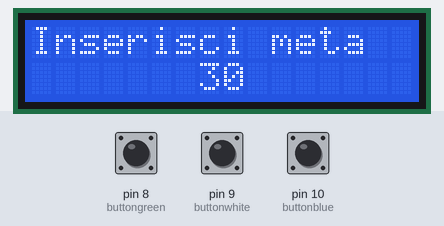
Simulated run of this sketch. Board: Arduino Leonardo, built with avr-gcc and run on an emulated ATmega32U4. Shown: 16×2 character LCD. The inputs (shaded band) are chosen by the test bench; at power-on: pin 9 (buttonwhite) HIGH, pin 8 (buttongreen) HIGH, pin 10 (buttonblue) HIGH.

Above: at 1.2 s.
1.3 s: pin 9 (buttonwhite) pulled LOW for 0.15 s
At 2.9 s:
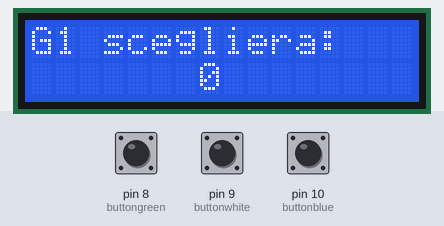
3.8 s: pin 8 (buttongreen) pulled LOW for 1 s
At 5.0 s:
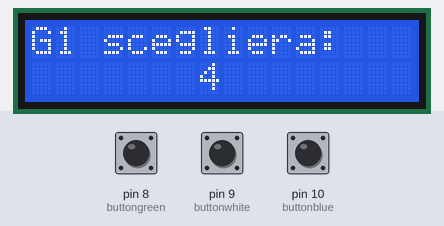
6.3 s: pin 8 (buttongreen) pulled LOW for 0.15 s
At 6.9 s:
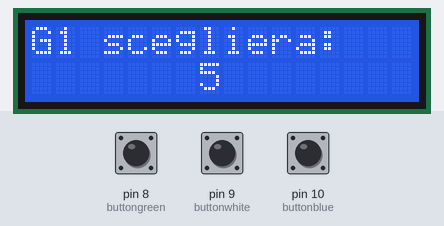
7.9 s: pin 9 (buttonwhite) pulled LOW for 1 s
At 9.8 s:
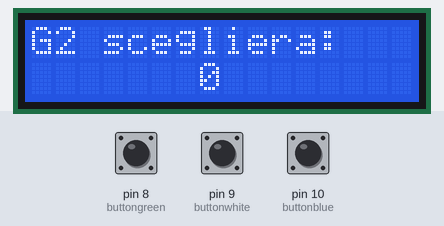
Timing chart, 0 to 11.3 s (numbered marks = the images above; inputs shaded):
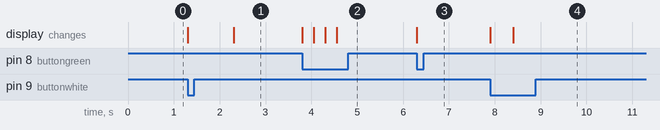

The sketch:

sketch_mar22a.ino
```cpp
//SCREMIN LEONARDO 4^BI

#include <LiquidCrystal.h>
int meta = 30;
bool start;
int sommanumeri = 0;
int punteggioG1 = 0;
int punteggioG2 = 0;
bool terminato = false;
int buttonblue = 10; //bottone per diminuire il numero da scegliere
int buttonwhite = 9; // bottone per confermare il numero scelto
int buttongreen = 8; // bottone per aumentare il numero da scegliere
bool soddisfaCondizioni = false;
const int rs = 12, en = 11, d4 = 5, d5 = 4, d6 = 3, d7 = 2;
LiquidCrystal lcd(rs, en, d4, d5, d6, d7);

void setup() {
  // put your setup code here, to run once:
  Serial.begin(9600);
  start = false;
  terminato = false;
  pinMode(buttonblue, INPUT_PULLUP);
  pinMode(buttonwhite, INPUT_PULLUP);
  pinMode(buttongreen, INPUT_PULLUP);
  lcd.begin(16, 2);

}


void loop() {
  // put your main code here, to run repeatedly:


 while(!start)
  {
    Meta();
  }
  while(true)
  {
    turnoG1();
    GeneralCheck("G1");
    turnoG2();
    GeneralCheck("G2");
  }

}


void Meta()
{
  lcd.setCursor(0,0);
  lcd.print("Inserisci meta");
  lcd.setCursor(7,1);
  lcd.print(String(meta));

  while (digitalRead(buttonwhite) == HIGH) {
    if (digitalRead(buttongreen) == LOW) {
      if(meta < 90){
        meta++;
          lcd.setCursor(7,1);
        lcd.print(meta);
      }
      else {
        lcd.setCursor(0,0);
        lcd.print("                ");
        lcd.setCursor(0,0);
        lcd.print("Non barare!");
      }
      delay(100);
    }
    if (digitalRead(buttonblue) == LOW) {
      if (meta > 30){
        meta--;
          lcd.setCursor(7,1);
        lcd.print(meta);
      }
      else {
        lcd.setCursor(0,0);
        lcd.print("                ");
        lcd.setCursor(0,0);
        lcd.print("Non barare!");
      }
      delay(100);
    }
   }
  start = true;
  lcd.clear(); lcd.setCursor(0,0);
  lcd.print("Meta:" + String(meta));
  delay(1000);
}


void turnoG1(){
  lcd.clear();
  lcd.setCursor(0,0);
  lcd.print("G1 scegliera:");
  lcd.setCursor(7,1); lcd.print(String(punteggioG1));
while(!soddisfaCondizioni){
  while(digitalRead(buttonwhite) == HIGH){
    if(digitalRead(buttongreen) == LOW && punteggioG1<6){
      punteggioG1++;
      lcd.setCursor(7,1); lcd.print(String(punteggioG1));
      delay(250);
    }
    if(digitalRead(buttonblue) == LOW && punteggioG1>0){
      punteggioG1--;
      lcd.setCursor(7,1); lcd.print(String(punteggioG1));
      delay(250);
    }
   }
   Checknumbers1();
 }

sommanumeri += punteggioG1; // sommanumeri = sommanumeri + punteggioG1
lcd.setCursor(14,1); lcd.print(String(sommanumeri));
delay(500);
soddisfaCondizioni = false;
}


void turnoG2(){
  lcd.clear();
  lcd.setCursor(0,0);
  lcd.print("G2 scegliera:");
  lcd.setCursor(7,1); lcd.print(String(punteggioG2));
while(!soddisfaCondizioni){
  while(digitalRead(buttonwhite) == HIGH){
    if(digitalRead(buttongreen) == LOW && punteggioG2<6){
      punteggioG2++;
      lcd.setCursor(7,1); lcd.print(String(punteggioG2));
      delay(250);
    }
    if(digitalRead(buttonblue) == LOW && punteggioG2>0){
      punteggioG2--;
      lcd.setCursor(7,1); lcd.print(String(punteggioG2));
      delay(250);
    }
   }
   Checknumbers2();
 }

sommanumeri += punteggioG2; // sommanumeri = sommanumeri + punteggioG1
lcd.setCursor(14,1); lcd.print(String(sommanumeri));
delay(500);
soddisfaCondizioni = false;
}


void Checknumbers1() //controlla i numeri che vengono inseriti dall'utente, rispettando il regolamento
{
  if(punteggioG1 == 1 && punteggioG2 != 1 && punteggioG2 != 6){
    soddisfaCondizioni = true;
  }
  else if(punteggioG1 == 2 && punteggioG2 != 2 && punteggioG2 != 5){
    soddisfaCondizioni = true;
    }
  else if(punteggioG1 == 3 && punteggioG2 != 3 && punteggioG2 != 4){
    soddisfaCondizioni = true;
    }
  else if(punteggioG1 == 4  && punteggioG2 != 3 && punteggioG2 != 4){
    soddisfaCondizioni = true;
  }
  else if(punteggioG1 == 5  && punteggioG2 != 2 && punteggioG2 != 5){
    soddisfaCondizioni = true;
  }
  else if(punteggioG1 == 6  && punteggioG2 != 1 && punteggioG2 != 6){
    soddisfaCondizioni = true;
  }
}

 void Checknumbers2()
 {
  //faccio 6 if
 if(punteggioG2 == 1  && punteggioG1 != 1 && punteggioG1 != 6){
    soddisfaCondizioni = true;
  }
  else if(punteggioG2 == 2 && punteggioG1 != 2 && punteggioG1 != 5){
    soddisfaCondizioni = true;
    }
  else if(punteggioG2 == 3 && punteggioG1 != 3 && punteggioG1 != 4){
    soddisfaCondizioni = true;
    }
  else if(punteggioG2 == 4  && punteggioG1 != 3 && punteggioG1 != 4){
    soddisfaCondizioni = true;
  }
  else if(punteggioG2 == 5  && punteggioG1 != 2 && punteggioG1 != 5){
    soddisfaCondizioni = true;
  }
  else if(punteggioG2 == 6  && punteggioG1 != 1 && punteggioG1 != 6){
    soddisfaCondizioni = true;
  }
 }


void GeneralCheck(String nome)
{
  if (sommanumeri == meta)
  {
    lcd.clear();
    lcd.setCursor(0,0);
    lcd.print("Vince giocatore ");
    lcd.setCursor(7,1);
    lcd.print(nome);
    while(true){}
  }
  else if (sommanumeri > meta)
  {
    lcd.clear();
    lcd.setCursor(0,0);
    lcd.print("Perde giocatore ");
    lcd.setCursor(7,1);
    lcd.print(nome);
    while(true){}
  }
}


/*void somma()
{
  sommanumeri = punteggioG1 + punteggioG2;
  lcd.print(sommanumeri.toInt());
}
*/
```

Measured:
- after the input at 1.3 s, the display: first changes at once (image 1 shows a later state)
- after the input at 3.8 s, the display: first changes at once (image 2 shows a later state)
- after the input at 6.3 s, the display: changes at once (image 3)
- after the input at 7.9 s, the display: first changes at once (image 4 shows a later state)
